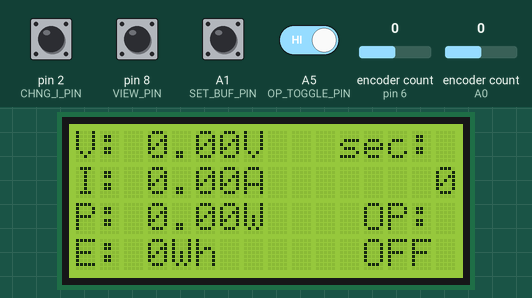
Simulated run of this sketch. Board: Arduino Uno, built with avr-gcc and run on an emulated ATmega328P. On the bench: 16×4 character LCD. The inputs (shaded band) are chosen by the test bench; at power-on: A1 (SET_BUF_PIN), A5 (OP_TOGGLE_PIN), pin 2 (CHNG_I_PIN), pin 8 (VIEW_PIN) HIGH, encoder count (sensors on pin 6, A0) 0. What the sketch prints to the serial monitor is not drawn.

Above: at 1.2 s.
1.3 s: A5 (OP_TOGGLE_PIN) driven LOW
At 1.7 s:
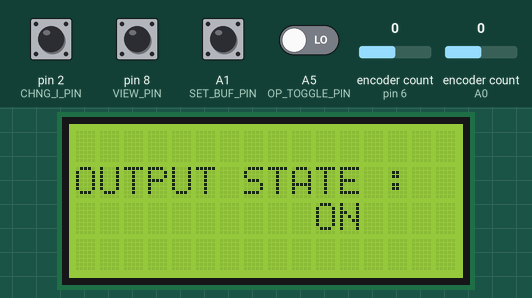
3.8 s: pin 8 (VIEW_PIN) pulled LOW for 1 s
5.4 s: A5 (OP_TOGGLE_PIN) driven HIGH
At 8.2 s:
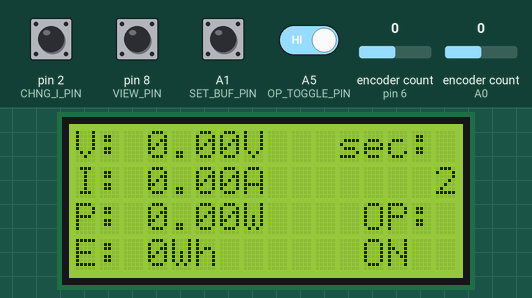
8.4 s: pin 8 (VIEW_PIN) pulled LOW for 0.15 s
At 10.1 s:
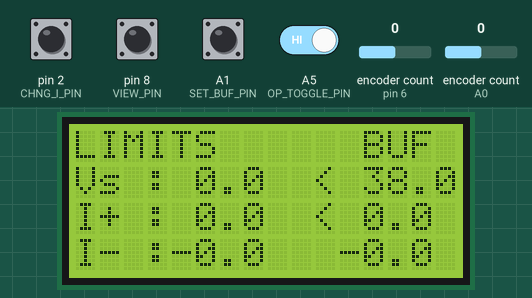
10.4 s: pin 2 (CHNG_I_PIN) pulled LOW for 0.15 s
At 11.8 s:
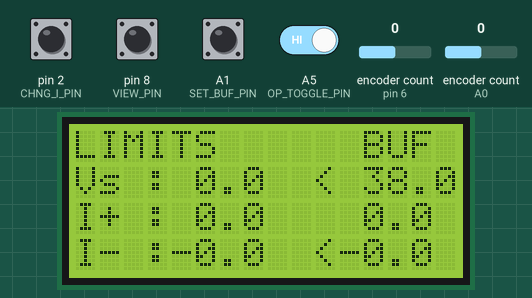
12.4 s: pin 8 (VIEW_PIN) pulled LOW for 0.15 s
At 16.3 s:
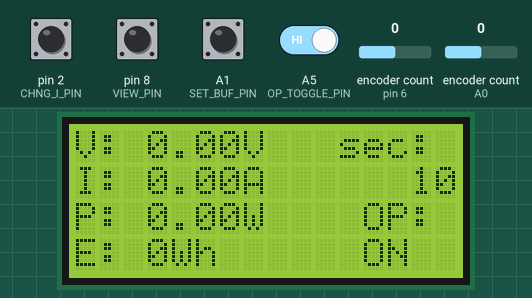
Timing chart, 0 to 16.5 s (numbered marks = the images above; inputs shaded):
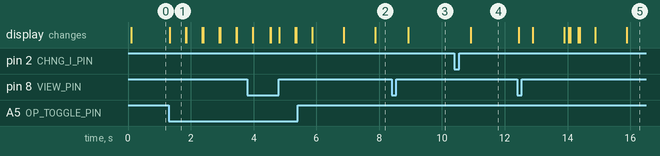

The sketch:

Meanwell.ino
```cpp
#include "config.h"
#include "can_comm.h"
#include "display.h"
#include "inputs.h"
#include <mcp_can.h>
#include <SPI.h>
#include <LiquidCrystal.h>

// Global variable definitions
float vSet = 0.0;
float iSetPos = 0.0;
float iSetNeg = -0.0001;
float vBuf = 38.0;
float iBufPos = 0;
float iBufNeg = -0.001;
bool editingIBufNeg = false;
float vOut = 0.0;
float iOut = 0.0;
bool outputEnabled = false;
bool toggle = false;
uint8_t displayMode = 0;
float energyWh = 0.0;
unsigned long lastEnergyUpdate = 0;
unsigned long timerStartMillis = 0;
bool lastOutputEnabled = false;
unsigned long pausedTime = 0;
unsigned long canPacketsReceived = 0;
float filteredPower = 0.0;

MCP_CAN CAN(CAN_CS_PIN);
LiquidCrystal lcd(LCD_RS, LCD_EN, LCD_D4, LCD_D5, LCD_D6, LCD_D7);

void setup() {
  Serial.begin(115200);
  lcd.begin(16, 4);
  lcd.clear();
  lcd.print("Meanwell Ctrl");
  lcd.setCursor(0, 1);
  lcd.print("Initializing...");

  if(CAN.begin(MCP_ANY, CAN_250KBPS, MCP_8MHZ) == CAN_OK) Serial.println("MCP2515 Initialized Successfully!");
  else Serial.println("Error Initializing MCP2515...");

  CAN.setMode(MCP_NORMAL);
  sendOutputState();
  // pinMode(V_ENC_CLK, INPUT_PULLUP);
  // pinMode(V_ENC_DT, INPUT_PULLUP);
  // pinMode(I_ENC_CLK, INPUT_PULLUP);
  // pinMode(I_ENC_DT, INPUT_PULLUP);
  pinMode(SET_BUF_PIN, INPUT_PULLUP);
  pinMode(OP_TOGGLE_PIN, INPUT_PULLUP);
  pinMode(VIEW_PIN, INPUT_PULLUP);
  pinMode(CHNG_I_PIN, INPUT_PULLUP);
  updateDisplay1();
}

void loop() {
  // Read inputs first and frequently for responsiveness
  readInputs();

  // Only update slower tasks every few loops
  static unsigned long lastSlowUpdate = 0;
  unsigned long currentTime = millis();

  if(displayMode==0 && (currentTime - lastSlowUpdate >= 50)){
    updateEnergyAndState();
    checkOutputReal();
    updateDisplay1();
    sendOutputState();
    lastSlowUpdate = currentTime;
  }
if(displayMode==1 && (currentTime - lastSlowUpdate >= 500)){  // 20Hz for slower tasks
    updateEnergyAndState();
    checkSetpointEcho();
    updateDisplay2();
    sendOutputState();
    lastSlowUpdate = currentTime;
  }

  //delay(1);  // Very short delay for encoder responsiveness
}
```

can_comm.cpp
```cpp
#include "can_comm.h"
#include "config.h"
#include <mcp_can.h>
#include <SPI.h>

extern MCP_CAN CAN;

unsigned long lastEchoCheck = 0;
const unsigned long ECHO_CHECK_INTERVAL = 100; // 2 seconds
uint8_t echoState = 0; // 0: vSet, 1: iSetPos, 2: iSetNeg
float lastEchoValue = 0.0;
uint16_t lastEchoCmd = 0;

void checkSetpointEcho() {
  if (millis() - lastEchoCheck < ECHO_CHECK_INTERVAL) return;
  lastEchoCheck = millis();
  uint8_t data[2];
  switch (echoState) {
    case 0: // Voltage
      data[0] = CMD_VOUT_SET & 0xFF;
      data[1] = (CMD_VOUT_SET >> 8) & 0xFF;
      lastEchoCmd = CMD_VOUT_SET;
      break;
    case 1: // Positive current
      data[0] = CMD_IOUT_SET & 0xFF;
      data[1] = (CMD_IOUT_SET >> 8) & 0xFF;
      lastEchoCmd = CMD_IOUT_SET;
      break;
    case 2: // Negative current
      data[0] = CMD_REVERSE_IOUT_SET & 0xFF;
      data[1] = (CMD_REVERSE_IOUT_SET >> 8) & 0xFF;
      lastEchoCmd = CMD_REVERSE_IOUT_SET;
      break;
  }
  CAN.sendMsgBuf(CAN_ID_TX, 1, 2, data);
  echoState = (echoState + 1) % 3;
// Serial.print(data[0],HEX);
// Serial.println(data[1],HEX);
  //delay(50);
  // Wait for a response for up to 50ms
  unsigned long start = millis();
  while (millis() - start < 50) {
    if (CAN.checkReceive() == CAN_MSGAVAIL) {
      unsigned long rxId;
      unsigned char len;
      unsigned char rxBuf[8];
      CAN.readMsgBuf(&rxId, &len, rxBuf);
      canPacketsReceived++; // Increment packet counter
      // Serial.print(rxBuf[0],HEX);
      // Serial.print(rxBuf[1],HEX);
      // Serial.print(rxBuf[2],HEX);
      // Serial.println(rxBuf[3],HEX);
      if (rxId == CAN_ID_RX && len == 4) {
        uint16_t command = (rxBuf[0]) | (rxBuf[1] << 8);
        float value = (rxBuf[3] << 8 | rxBuf[2]) * 0.01;
          if (command == CMD_VOUT_SET) {
            vSet = value;
          } else if (command == CMD_IOUT_SET) {
            iSetPos = value;
          } else if (command == CMD_REVERSE_IOUT_SET) {
            iSetNeg = -value;
          }
          break; // Stop waiting after a valid response
      }
    }
  }
}

void checkOutputReal() {
  static unsigned long lastRequestTime = 0;
  const unsigned long REQUEST_INTERVAL = 100;

  if (millis() - lastRequestTime >= REQUEST_INTERVAL) {
    byte data[2] = { 0 };
    if(toggle==1){
      data[0] = CMD_READ_VOUT;
      data[1] = (CMD_READ_VOUT >> 8);
      CAN.sendMsgBuf(CAN_ID_TX, 1, 2, data);
    }
    if(toggle==0){
      data[0] = CMD_READ_IOUT;
      data[1] = (CMD_READ_IOUT >> 8);
      CAN.sendMsgBuf(CAN_ID_TX, 1, 2, data);
    }
    toggle=!toggle;
    lastRequestTime = millis();
  }

  // Process ALL available messages
  while (CAN.checkReceive() == CAN_MSGAVAIL) {
    unsigned long rxId;
    unsigned char len;
    unsigned char rxBuf[8];
    CAN.readMsgBuf(&rxId, &len, rxBuf);
    canPacketsReceived++;

    if (rxId == CAN_ID_RX && len == 4) {
      uint16_t command = (rxBuf[0]) | (rxBuf[1] << 8);

      Serial.print("CMD: 0x");
      Serial.print(command, HEX);

      switch (command) {
        case CMD_READ_VOUT: {
          vOut = (rxBuf[3] << 8 | rxBuf[2]) * 0.01;
          Serial.print(" -> VOUT: ");
          Serial.println(vOut);
          float newPowerV = vOut * iOut;
          filteredPower = newPowerV;
          break;
        }
        case CMD_READ_IOUT: {
          iOut = (rxBuf[3] << 8 | rxBuf[2]) * 0.01;
          Serial.print(" -> IOUT: ");
          Serial.println(iOut);
          float newPowerI = vOut * iOut;
          filteredPower = newPowerI;
          break;
        }
        default: {
          Serial.print(" -> Unknown command");
          Serial.println();
          break;
        }
      }
    } else {
      // Filter out the noise - only print if it's not one of the known other IDs
      if (rxId != 0x421 && rxId != 0x720 && rxId != 0x722 && rxId != 0x723 && rxId != 0x725) {
        Serial.print("Non-match: rxId=0x");
        Serial.print(rxId, HEX);
        Serial.print(" len=");
        Serial.println(len);
      }
    }
  }
}

void sendSetpoints() {
  uint8_t data[4] = { 0 };
  delay(5);
  data[0] = CMD_VOUT_SET;
  data[1] = 0;
  data[3] = (uint8_t)((uint16_t)(vSet * 100) >> 8);
  data[2] = (uint8_t)(vSet * 100);
  CAN.sendMsgBuf(CAN_ID_TX, 1, 4, data);
  delay(50);
  data[0] = CMD_IOUT_SET;
  data[1] = 0;
  data[3] = (uint8_t)((uint16_t)(iSetPos*100) >> 8);
  data[2] = (uint8_t)(iSetPos*100);
  // Serial.print(data[0], HEX);
  // Serial.print(data[1], HEX);
  // Serial.print(data[2], HEX);
  // Serial.println(data[3], HEX);
  CAN.sendMsgBuf(CAN_ID_TX, 1, 4, data);
  // Send negative current setpoint
  delay(50);
  data[0] = CMD_REVERSE_IOUT_SET;
  data[1] = 1;
  data[3] = (uint8_t)((uint16_t)(abs(iSetNeg) * 100) >> 8);
  data[2] = (uint8_t)(abs(iSetNeg) * 100);
  CAN.sendMsgBuf(CAN_ID_TX, 1, 4, data);
  //delay(50);
}

void sendOutputState() {
  uint8_t data[3] = { 0 };
  delay(10);
  data[0] = CMD_OPERATION & 0xFF;
  data[1] = (CMD_OPERATION >> 8) & 0xFF;
  data[2] = outputEnabled ? 1 : 0;
  CAN.sendMsgBuf(CAN_ID_TX, 1, 3, data);
}
```

can_comm.h
```cpp
#ifndef CAN_COMM_H
#define CAN_COMM_H

void initCAN();
void checkOutputReal();
void sendSetpoints();
void sendOutputState();
void checkSetpointEcho();

#endif // CAN_COMM_H
```

display.cpp
```cpp
#include "display.h"
#include "config.h"
#include <LiquidCrystal.h>

extern LiquidCrystal lcd;

void updateDisplay1() {
  lcd.clear();
  lcd.setCursor(0, 0);
  lcd.print("V: ");
  lcd.print(vOut, 2);
  lcd.print("V");
  lcd.setCursor(11,0);
  lcd.print("sec:");
  // Timer in seconds (top right)
  unsigned long seconds = 0;
  if (outputEnabled) {
    seconds = (millis() - timerStartMillis) / 1000;
  } else {
    seconds = pausedTime / 1000;
  }
  char timerStr[7];
  snprintf(timerStr, sizeof(timerStr), "%lu", seconds);
  int timerLen = strlen(timerStr);
  lcd.setCursor(16 - timerLen, 1);
  lcd.print(timerStr);
  lcd.setCursor(0, 1);
  lcd.print("I: ");
  lcd.print(iOut, 2);
  lcd.print("A");
  lcd.setCursor(0, 2);
  lcd.print("P: ");
  lcd.print(filteredPower, 2);
  lcd.print("W");
  lcd.setCursor(0, 3);
  lcd.print("E: ");
  lcd.print(energyWh,0);
  lcd.print("Wh");
  lcd.setCursor(12, 2);
  lcd.print("OP:");
  lcd.setCursor(12, 3);
  if (outputEnabled) {
    lcd.print("ON ");
  } else {
    lcd.print("OFF");
  }
  //Serial.println(canPacketsReceived);
  // Blinking square at position (2, 15) - every 5 packets
  if ((canPacketsReceived/5) % 2 == 1) {
    lcd.setCursor(11, 3);
    lcd.print("[");
    lcd.setCursor(15, 3);
    lcd.print("]");
  }
}

void updateDisplay2() {
  lcd.clear();
  lcd.setCursor(0, 0);
  lcd.print("LIMITS");
  lcd.setCursor(12, 0);
  lcd.print("BUF");
  lcd.setCursor(0, 1);
  lcd.print("Vs : ");
  lcd.print(vSet, 1);
  lcd.setCursor(10, 1);
  lcd.print("<");
  lcd.setCursor(12, 1);
  lcd.print(vBuf, 1);
  lcd.setCursor(0, 2);
  lcd.print("I+ : ");
  lcd.print(iSetPos, 1);
  lcd.setCursor(10, 2);
  lcd.print(editingIBufNeg ? "  " : "<");
  lcd.setCursor(12, 2);
  lcd.print(iBufPos, 1);
  lcd.setCursor(0, 3);
  lcd.print("I- :");
  lcd.print(iSetNeg, 1);
  lcd.setCursor(10, 3);
  lcd.print(editingIBufNeg ? "<" : "  ");
  lcd.setCursor(11, 3);
  lcd.print(iBufNeg, 1);
}

void updateEnergyAndState() {
  // Output state transition logic
  if (outputEnabled && !lastOutputEnabled) {
    // Transition OFF -> ON: Reset timer and energy meter
    timerStartMillis = millis();
    energyWh = 0.0;
    lastEnergyUpdate = millis();
    pausedTime = 0;
  } else if (!outputEnabled && lastOutputEnabled) {
    // Transition ON -> OFF: Store the elapsed time
    pausedTime = millis() - timerStartMillis;
    timerStartMillis = 0;
  }
  lastOutputEnabled = outputEnabled;

  // Energy integration only if ON
  if (outputEnabled) {
    unsigned long now = millis();
    float dt = (now - lastEnergyUpdate) / 1000.0;
    if (dt > 0.1) {
      float power = vOut * iOut;
      energyWh += (power * dt) / 3600.0;
      lastEnergyUpdate = now;
    }
  }
}
```

display.h
```cpp
#ifndef DISPLAY_H
#define DISPLAY_H

void updateDisplay1();
void updateDisplay2();
void updateEnergyAndState();

#endif // DISPLAY_H
```

inputs.cpp
```cpp
#include "inputs.h"
#include "config.h"
#include "can_comm.h"
#include "display.h"
#include <Arduino.h>
#include <LiquidCrystal.h>
#include <Encoder.h>
extern LiquidCrystal lcd;

// Create encoder objects
Encoder voltageEncoder(V_ENC_CLK, V_ENC_DT);
Encoder currentEncoder(I_ENC_CLK, I_ENC_DT);

// Encoder position tracking
static long lastVoltagePosition = 0;
static long lastCurrentPosition = 0;

void readInputs() {
  static unsigned long lastModeSwitch = 0;
  const unsigned long modeSwitchDebounce = 500;
  if (digitalRead(VIEW_PIN) == LOW) {
    if (millis() - lastModeSwitch > modeSwitchDebounce) {
      displayMode = !displayMode;
      lastModeSwitch = millis();
    }
    return;
  }
  static unsigned long lastIBufSwitch = 0;
  const unsigned long iBufSwitchDebounce = 500;
  if (digitalRead(CHNG_I_PIN) == LOW) {
    if (millis() - lastIBufSwitch > iBufSwitchDebounce) {
      editingIBufNeg = !editingIBufNeg;
      lastIBufSwitch = millis();
    }
    return;
  }
  // Read voltage encoder - simplified like the example
  long newVoltagePosition = int(voltageEncoder.read()/4);
  if (newVoltagePosition != lastVoltagePosition) {

    if (newVoltagePosition < lastVoltagePosition) {
      vBuf += 0.1;
      if (vBuf > 65) {
        vBuf = 65;
      }
    } else {
      vBuf -= 0.1;
      if (vBuf < 38) {
        vBuf = 38;
      }
    }

    lastVoltagePosition = newVoltagePosition;
    return;
  }
  // Read current encoder - simplified like the example
  long newCurrentPosition = int(currentEncoder.read()/4);
  if (newCurrentPosition != lastCurrentPosition) {

    if (newCurrentPosition < lastCurrentPosition) {
      // Clockwise - increase current
      if (editingIBufNeg) {
        iBufNeg -= 0.1;
        if (iBufNeg < -38) iBufNeg = -38;
      } else {
        iBufPos += 0.1;
        if (iBufPos > 45) iBufPos = 45;
      }
    } else {
      // Counter-clockwise - decrease current
      if (editingIBufNeg) {
        iBufNeg += 0.1;
        if (iBufNeg > -0) iBufNeg = -0.001;
      } else {
        iBufPos -= 0.1;
        if (iBufPos < 0) iBufPos = 0;
      }
    }

    lastCurrentPosition = newCurrentPosition;
    return;
  }
  if (digitalRead(SET_BUF_PIN) == LOW && displayMode) {
    vSet = vBuf;
    iSetPos = iBufPos;
    iSetNeg = iBufNeg;
    sendSetpoints();
    int i=0;
    while(i<6) {
    checkSetpointEcho();
    updateDisplay2();
    delay(50);
    i++;
    }
    delay(1500);
    if (outputEnabled) {
      displayMode=0;
    }
  }
  if (digitalRead(OP_TOGGLE_PIN) == LOW) {
    outputEnabled = !outputEnabled;
    sendOutputState();
    // LCD feedback for output state
    lcd.clear();
    lcd.setCursor(0, 1);
    lcd.print("OUTPUT STATE :");
    lcd.setCursor(10, 2);
    if (outputEnabled) {
      lcd.print("ON");
      displayMode=0;
    } else {
      lcd.print("OFF");
    }
    delay(500);
  }
}
```

inputs.h
```cpp
#ifndef INPUTS_H
#define INPUTS_H

void readInputs();

#endif // INPUTS_H
```

config.h
```cpp
#ifndef CONFIG_H
#define CONFIG_H

#include <Arduino.h>

// CAN Configuration
const int CAN_CS_PIN = 10;

// LCD Configuration (4-bit mode)
const int LCD_RS = A2;
const int LCD_EN = A3;
const int LCD_D4 = 5;
const int LCD_D5 = 4;
const int LCD_D6 = 3;
const int LCD_D7 = A4;

// Button and Switch Pins
const int V_ENC_CLK = 6;       // Voltage rotary encoder CLK pin
const int V_ENC_DT = 7;        // Voltage rotary encoder DT pin
const int I_ENC_CLK = A0;      // Current rotary encoder CLK pin
const int I_ENC_DT = 9;        // Current rotary encoder DT pin
const int SET_BUF_PIN = A1;    // Pushbutton to set buffer
const int OP_TOGGLE_PIN = A5;  // Pushbutton to toggle output
const int VIEW_PIN = 8;
const int CHNG_I_PIN = 2;

// CAN Message IDs (from DBC file)
const unsigned long CAN_ID_TX = 0xC0300;  // ID for sending messages to power supply
const unsigned long CAN_ID_RX = 0x800C0200;  // ID for receiving messages from power supply

// Command values (from DBC file)
const uint16_t CMD_VOUT_SET = 0x20;   // 32
const uint16_t CMD_IOUT_SET = 0x30;   // 48
const uint16_t CMD_OPERATION = 0x00;  // 0
const uint16_t CMD_READ_VOUT = 0x60;  // 96
const uint16_t CMD_READ_IOUT = 0x61;  // 97
const uint16_t CMD_FAULT_STATUS = 0x40; // 64
const uint16_t CMD_READ_VIN = 0x50; // 80
const uint16_t CMD_READ_FAN_SPEED1 = 0x70; // 112
const uint16_t CMD_READ_FAN_SPEED2 = 0x71; // 113
const uint16_t CMD_SCALING_FACTOR = 0xC0; // 192
const uint16_t CMD_SYSTEM_STATUS = 0xC1; // 193
const uint16_t CMD_SYSTEM_CONFIG = 0xC2; // 194
const uint16_t CMD_DIRECTION_CTRL = 0x100; // 256
const uint16_t CMD_REVERSE_VOUT_SET = 0x120; // 288
const uint16_t CMD_REVERSE_IOUT_SET = 0x130; // 304
const uint16_t CMD_BIDIRECTIONAL_CONFIG = 0x140; // 320

// State Variables (extern declarations)
extern float vSet;
extern float iSetPos;
extern float iSetNeg;
extern float vBuf;
extern float iBufPos;
extern float iBufNeg;
extern bool editingIBufNeg;
extern float vOut;
extern float iOut;
extern bool outputEnabled;
extern bool toggle;
extern uint8_t displayMode;
extern float energyWh;
extern unsigned long lastEnergyUpdate;
extern unsigned long timerStartMillis;
extern bool lastOutputEnabled;
extern unsigned long pausedTime;
extern unsigned long canPacketsReceived;
extern float filteredPower;

#endif // CONFIG_H
```

Measured:
- after the input at 1.3 s, the display: changes at once (image 1)
- after the input at 8.4 s, the display: changes after 0.52 s (image 3)
- after the input at 10.4 s, the display: changes after 0.52 s (image 4)
- after the input at 12.4 s, the display: first changes after 0.05 s (image 5 shows a later state)
- what the display in image 1 shows lasts 0.5 s, from 1.3 s to 1.8 s
